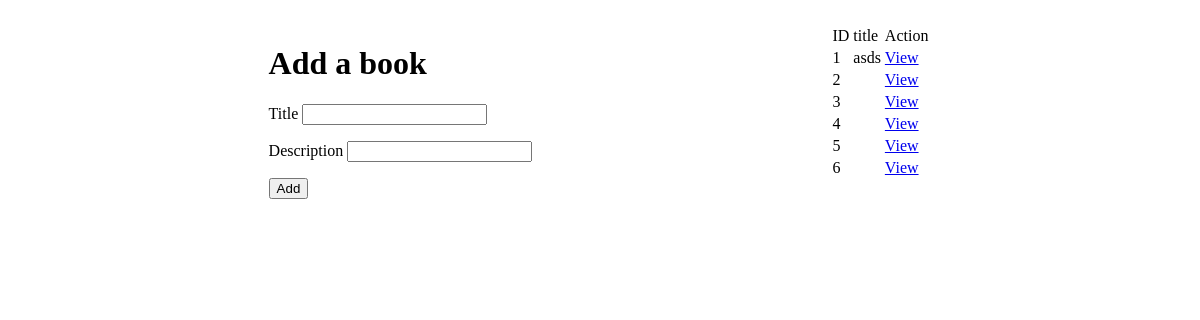
Before: / with the older database file.
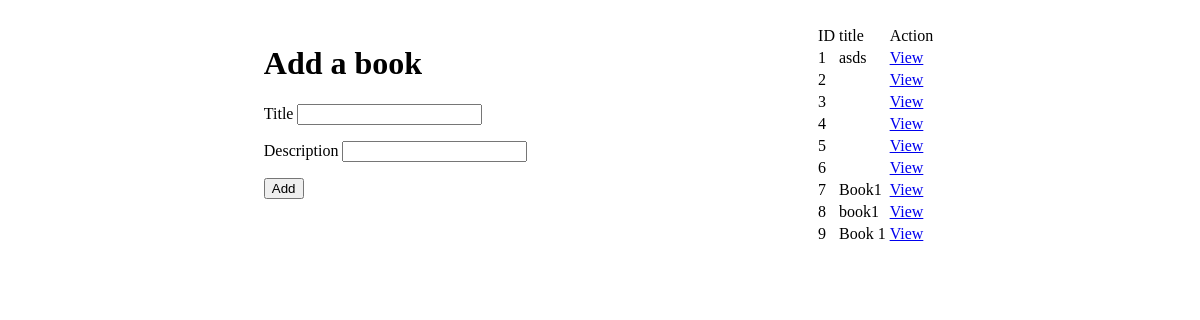
After: the same page with the newer database file.
### book_auth/models.py (models this page shows)
class Book(models.Model):
    title = models.CharField(max_length=50)
    desc = models.TextField(null=True)

### book_auth/views.py (the view)
# urls.py: path("", views.index),
def index(request):
    context = {
        "books": Book.objects.all(),
    }
    return render(request, "index.html", context)

### book_auth/templates/index.html (shortened to what this page needs)
<!DOCTYPE html>
<html lang="en">
<head>
    {% load static %}
    <link rel="stylesheet" href="{% static 'css/style.css' %}">
</head>
<body>
    <main>
        <h1>Add a book</h1>
        <form action="addBook/" method="POST">
            <p>Title <input type="text" name="title"></p>
            <p>Description <input type="text" name="desc"></p>
            <button type="submit">Add</button>
        </form>
    </main>
    <aside>
        <table>
            <thead>
                <td>ID</td>
                <td>title</td>
                <td>Action</td>
            </thead>
            {% for book in books%}
            <tr>
                <td>{{book.id}}</td>
                <td>{{book.title}}</td>
                <td><a href="/books/{{book.id}}">View</a></td>
            </tr>
            {% endfor %}
        </table>
    </aside>
</body>
</html>

Changed rows visible on the page:
added Book: id "7", title "Book1"
added Book: id "8", title "book1"
added Book: id "9", title "Book 1"
